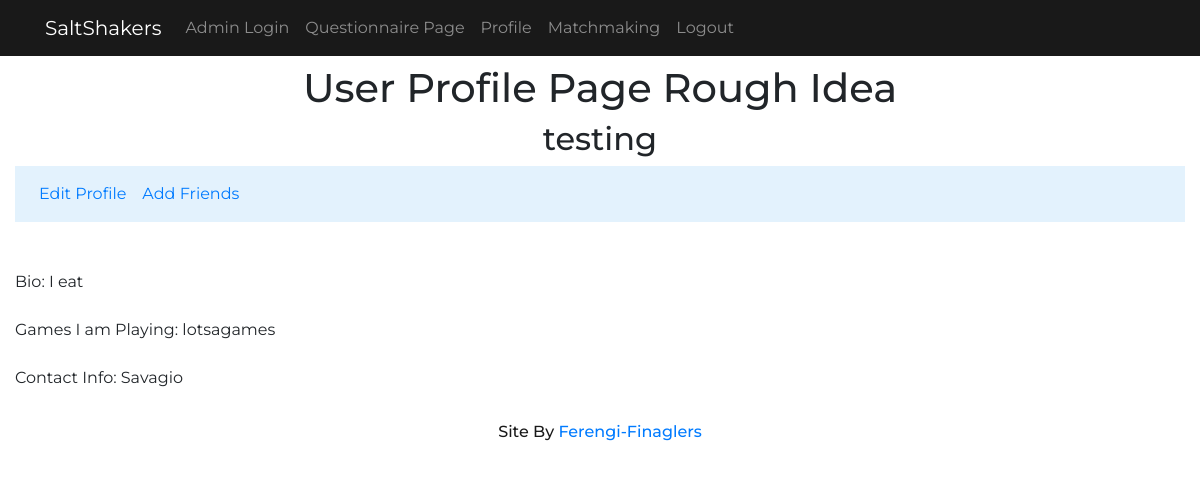
The app's page /profile/16 (signed in) with its own data.
### Users/models.py (models this page shows, shortened)
class UserProfile(models.Model):
    user = models.OneToOneField(User,on_delete=models.CASCADE, related_name='profile')
    bio = models.TextField(max_length=2000, default = "Add more info to your profile!", blank = False)
    GP = models.TextField(max_length=5000, default="Add the games you are playing here!", blank=False)
    CI = models.TextField(max_length=5000, default="Add your discord, steam name and other ways to contact you here!",blank=False)

### Users/views.py (the view)
# urls.py: path('profile/<int:user_pk>', views.profile, name='profile'),
@login_required(login_url='/login/')
def profile(request, user_pk):
    profile = get_object_or_404(UserProfile, user = user_pk)
    friends = Friend.objects.friends(request.user)
    my_request = FriendshipRequest.objects.filter(to_user=request.user).values_list('from_user', flat=True).order_by('id')
    sent_requests=FriendshipRequest.objects.filter(from_user=request.user).values_list('to_user', flat=True).order_by('id')
    if request.method == 'POST':
        if 'sendRequest' in request.POST:
            sendRequest= request.POST.get("sendRequest")
            other_user = User.objects.get(pk=sendRequest)
            Friend.objects.add_friend(
                request.user,
                other_user)
        elif 'acceptRequest' in request.POST:
            accept= request.POST.get("acceptRequest")
            friend_request = FriendshipRequest.objects.get(from_user=accept)
            friend_request.accept()
        elif 'rejectRequest' in request.POST:
            reject= request.POST.get("rejectRequest")
            friend_request = FriendshipRequest.objects.get(from_user=reject)
            friend_request.reject()
        elif 'deleteFriend' in request.POST:
            remove = request.POST.get("deleteFriend")
            remove_user = User.objects.get(pk=remove);
            Friend.objects.remove_friend(
                request.user,
                remove_user)
        ratingForm = UserRatingForm(request.POST)
        if ratingForm.is_valid():
            UserRating.objects.filter(userDoingTheRating=request.user).delete() #delete past rating/refresh response
            ratingInstance = ratingForm.save(commit=False)
            if request.user.is_authenticated:
                ratingInstance.userDoingTheRating = request.user
            else:
                ratingInstance.userDoingTheRating = None
            ratingInstance.userBeingRated = User.objects.get(pk=user_pk)
            ratingInstance.save()
    else:
        ratingForm = UserRatingForm()
    context = {
            'profile':profile,
            'ratingForm':ratingForm,
            'friends': friends,
            'my_request': my_request,
            'sent_requests': sent_requests,
    }
    return render(request, 'User/Profile.html',context)

### connect/models.py (called while the page is built)
def cache_key(type, user_pk):
    return CACHE_TYPES[type] % user_pk

    def friends(self, user):
        key = cache_key('friends', user.pk)
        friends = cache.get(key)
        if friends is None:
            qs = Friend.objects.select_related('from_user', 'to_user').filter(to_user=user).all()
            friends = [u.from_user for u in qs]
            cache.set(key, friends)
        return friends

### templates/User/Profile.html (shortened to what this page needs)
{% extends 'layout.html' %}
{% block content %}
<div class = "container-fluid paddTop4rem">
	<head>
	</head>
	<body>
		<h1 ALIGN=CENTER>User Profile Page Rough Idea</h1>
			<u1>
		<h2 ALIGN=CENTER>{{ profile.user.username}}</h2>
 <nav class="navbar navbar-expand-lg" style="background-color: #e3f2fd;">
  <div class="collapse navbar-collapse" id="navbarNavAltMarkup">
    <div class="navbar-nav">
{% if user != profile.user  %}
  <a class="nav-item nav-link" href="#" data-toggle="modal" data-target="#myModal">Rate User</a>
{% else %}
      <a class="nav-item nav-link" href="/profileEdit/{{profile.user.id}}"> Edit Profile </a>
      <a class="nav-item nav-link" href="/AddFriends"> Add Friends </a>
{% endif %}
    </div>
  </div>
</nav>
    <br />
    <br />
		Bio: {{profile.bio}}<br />
		<br>
		Games I am Playing: {{profile.GP}} <br />
        <br>
        Contact Info: {{profile.CI}}
        <br />
	</body>
</div>
{% endblock %}

### static/styles/mainStyle.css (style rules this page uses)
body { font-family: 'Patrick Hand', cursive; font-family: 'Montserrat', sans-serif; }
.paddTop4rem { padding-top: 4rem; }

### records on screen
UserProfile: user.username "testing", bio "I eat", GP "lotsagames", CI "Savagio"
